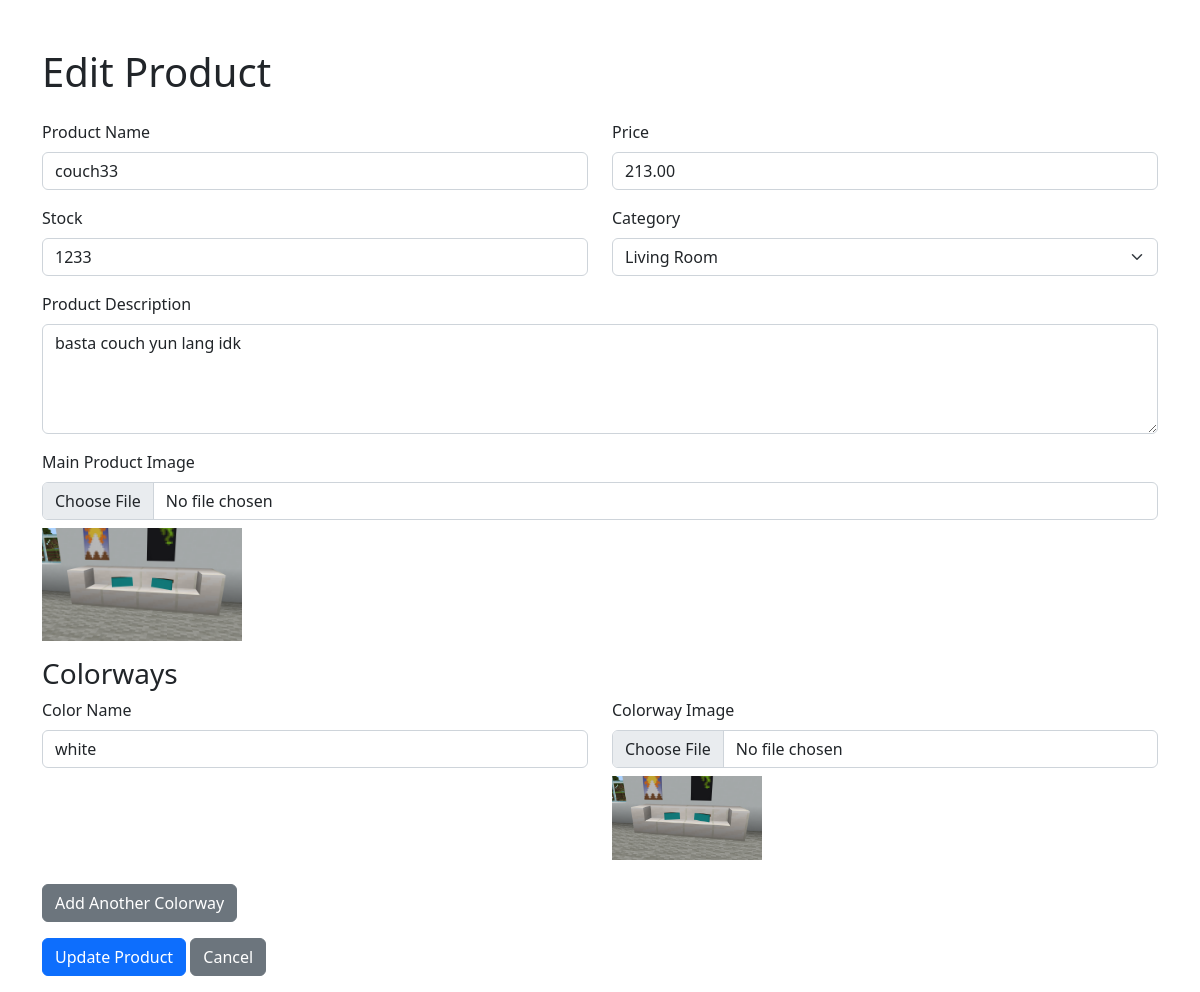
/edit_product.php?id=5, run on an earlier commit of the app's database.
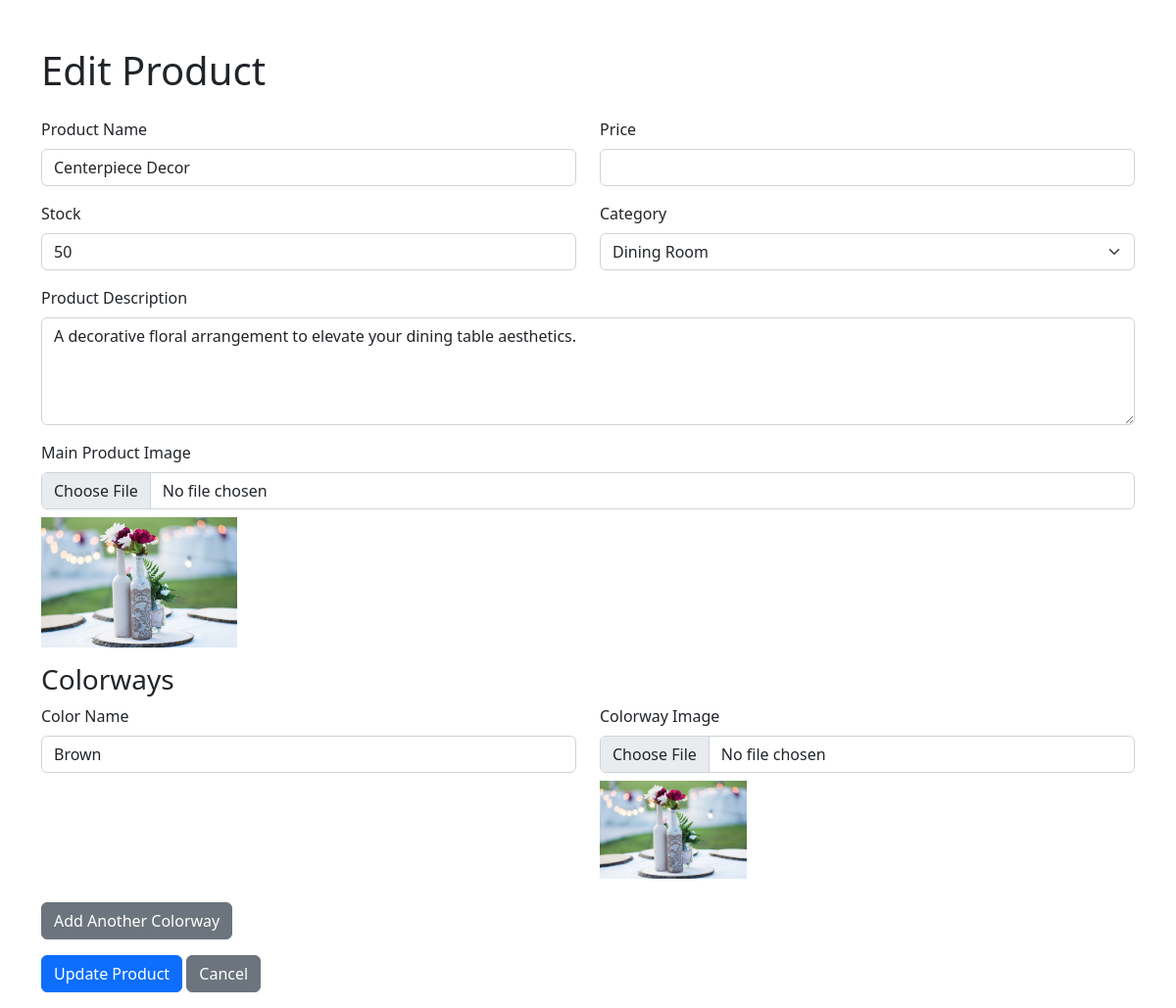
And on a later commit of the database.
### tables this page shows
CREATE TABLE `products` (
  `id` int(11) NOT NULL,
  `main_image` varchar(255) NOT NULL,
  `name` varchar(100) NOT NULL,
  `price` decimal(10,2) NOT NULL,
  `description` text NOT NULL,
  `stock` int(11) DEFAULT 0,
  `category` enum('Living Room','Bedroom','Dining Room') NOT NULL
);

CREATE TABLE `product_colorways` (
  `id` int(11) NOT NULL,
  `product_id` int(11) NOT NULL,
  `color_name` varchar(100) NOT NULL,
  `image_path` varchar(255) DEFAULT NULL,
  `is_default` tinyint(1) DEFAULT 0
);

### edit_product.php (the view, shortened to what the changed rows need)
<?php
$host = 'localhost';
$dbname = 'furn_db';
$username = 'root';
$password = '';
try {
    $pdo = new PDO("mysql:host=$host;dbname=$dbname;charset=utf8mb4", $username, $password);
    $pdo->setAttribute(PDO::ATTR_ERRMODE, PDO::ERRMODE_EXCEPTION);
    $pdo->setAttribute(PDO::ATTR_DEFAULT_FETCH_MODE, PDO::FETCH_ASSOC);
} catch (PDOException $e) {
    $_SESSION['error'] = 'Database connection failed: ' . $e->getMessage();
    header('Location: admin_products.php');
    exit();
}
$product = null;
$colorways = [];
$product_id = (int)$_GET['id'];
try {
    $stmt = $pdo->prepare("SELECT * FROM products WHERE id = ?");
    $stmt->execute([$product_id]);
    $product = $stmt->fetch();
    $colorway_stmt = $pdo->prepare("SELECT * FROM product_colorways WHERE product_id = ?");
    $colorway_stmt->execute([$product_id]);
    $colorways = $colorway_stmt->fetchAll();
} catch (PDOException $e) {
    $_SESSION['error'] = 'Error fetching product details: ' . $e->getMessage();
    header('Location: admin_products.php');
    exit();
}
?>
<!DOCTYPE html>
<html lang="en">
<head>
    <link href="https://cdn.jsdelivr.net/npm/bootstrap@5.2.3/dist/css/bootstrap.min.css" rel="stylesheet">
</head>
<body>
<div class="container mt-5">
    <h1 class="mb-4">Edit Product</h1>
    <form method="POST" enctype="multipart/form-data">
        <div class="row">
            <div class="col-md-6 mb-3">
                <label class="form-label">Product Name</label>
                <input type="text" name="name" class="form-control"
                       value="<?php echo htmlspecialchars($product['name']); ?>" required>
            </div>
            <div class="col-md-6 mb-3">
                <label class="form-label">Price</label>
                <input type="number" name="price" step="0.01" class="form-control"
                       value="<?php echo number_format($product['price'], 2); ?>" required>
            </div>
        </div>
        <div class="row">
            <div class="col-md-6 mb-3">
                <label class="form-label">Stock</label>
                <input type="number" name="stock" class="form-control"
                       value="<?php echo $product['stock']; ?>" required>
            </div>
            <div class="col-md-6 mb-3">
                <label class="form-label">Category</label>
                <select name="category" class="form-select" required>
                    <option value="Living Room"
                        <?php echo ($product['category'] === 'Living Room') ? 'selected' : ''; ?>>
                        Living Room
                    </option>
                    <option value="Dining Room"
                        <?php echo ($product['category'] === 'Dining Room') ? 'selected' : ''; ?>>
                        Dining Room
                    </option>
                </select>
            </div>
        </div>
        <div class="mb-3">
            <label class="form-label">Product Description</label>
            <textarea name="description" class="form-control" rows="4"
                      placeholder="Enter a detailed description of the product"><?php
                      echo htmlspecialchars($product['description'] ?? '');
                      ?></textarea>
        </div>
        <div class="mb-3">
            <?php if (!empty($product['main_image'])): ?>
                <div class="mt-2">
                    <img src="uploads/products/<?php echo htmlspecialchars($product['main_image']); ?>"
                         alt="Current Image" style="max-width: 200px; max-height: 200px;">
                </div>
            <?php endif; ?>
        </div>
        <div id="colorways-container">
            <?php
            $colorway_count = !empty($colorways) ? count($colorways) : 1;
            for ($i = 0; $i < $colorway_count; $i++):
            ?>
                <div class="colorway-group mb-3">
                    <div class="row">
                        <div class="col-md-6 mb-2">
                            <label class="form-label">Color Name</label>
                            <input type="text" name="colorway_names[]" class="form-control"
                                   value="<?php echo isset($colorways[$i]) ? htmlspecialchars($colorways[$i]['color_name']) : ''; ?>">
                        </div>
                        <div class="col-md-6 mb-2">
                            <label class="form-label">Colorway Image</label>
                            <input type="file" name="colorway_images[]" class="form-control" accept="image/*">
                            <?php if (isset($colorways[$i]) && !empty($colorways[$i]['image_path'])): ?>
                                <div class="mt-2">
                                    <img src="uploads/products/<?php echo htmlspecialchars($colorways[$i]['image_path']); ?>"
                                         alt="Colorway Image" style="max-width: 150px; max-height: 150px;">
                                </div>
                            <?php endif; ?>
                        </div>
                    </div>
                </div>
            <?php endfor; ?>
        </div>
    </form>
</div>
</body>
</html>

What changed in the data, as far as the page shows it:
removed product_colorways: color_name "white", image_path (picture)
changed products: name "couch33" → "Centerpiece Decor"; price "213.00" → (not shown); stock "1233" → "50"; category "Living Room" → "Dining Room"; description "basta couch yun lang idk" → "A decorative floral arrangement to elevate your dining table aesthetics."; main_image: a different picture
added product_colorways: color_name "Brown", image_path (picture)
